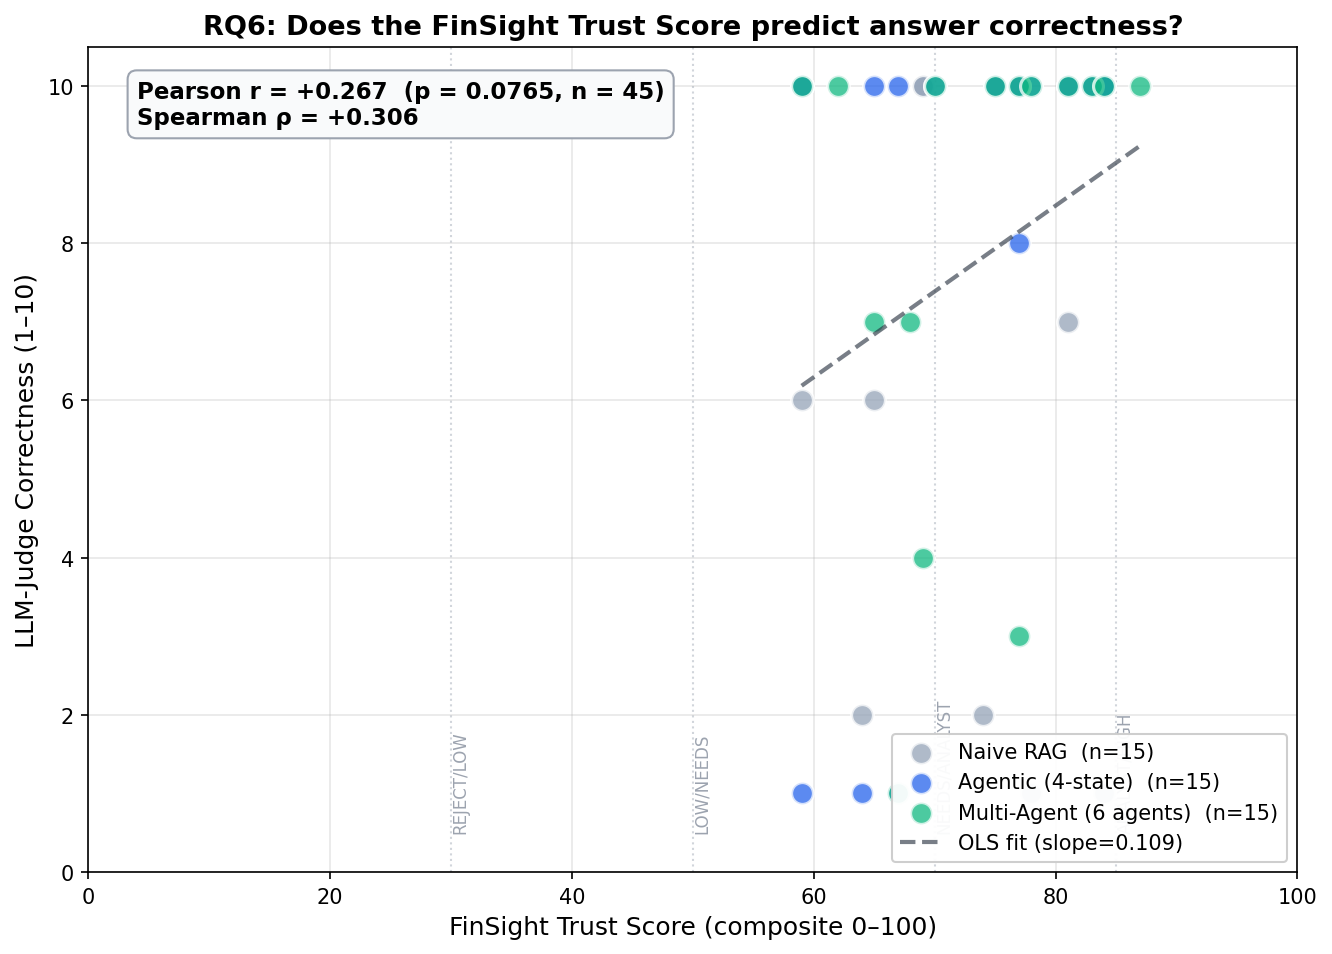

Write Python code to recreate this figure.
"""RQ6: Does the FinSight Trust Score correlate with answer correctness?

Re-runs the 15-question eval set against the live FinSight server for each of
the 3 modes (45 queries total), captures the new `trust_score.composite` field
from every response, and correlates it with the existing LLM-as-Judge
correctness scores. Output:

    evaluation/trust_correlation.csv     # qid, mode, fts, correctness
    evaluation/trust_correlation.png     # scatter + regression line
    evaluation/trust_correlation.md      # results table

Run (server must be live at http://127.0.0.1:8001):
    python evaluation/trust_correlation.py
    python evaluation/trust_correlation.py --modes multi_agent   # one mode only
    python evaluation/trust_correlation.py --resume              # skip existing rows
"""

from __future__ import annotations

import argparse
import csv
import json
import math
import time
from pathlib import Path
from typing import Dict, List, Optional, Tuple

import requests
import matplotlib
matplotlib.use("Agg")
import matplotlib.pyplot as plt
import numpy as np
from scipy import stats

EVAL_DIR = Path(__file__).resolve().parent
TEST_Q_CSV = EVAL_DIR / "test_questions.csv"
JUDGE_CSV = EVAL_DIR / "llm_judge_scores.csv"
OUT_CSV = EVAL_DIR / "trust_correlation.csv"
OUT_PNG = EVAL_DIR / "trust_correlation.png"
OUT_MD = EVAL_DIR / "trust_correlation.md"

SERVER = "http://127.0.0.1:8001"
MODES = ["naive", "agentic", "multi_agent"]
MODE_COLORS = {"naive": "#94a3b8", "agentic": "#2563eb", "multi_agent": "#10b981"}
MODE_LABELS = {"naive": "Naive RAG", "agentic": "Agentic (4-state)", "multi_agent": "Multi-Agent (6 agents)"}

REQUEST_TIMEOUT_S = 240


# --------------------------------------------------------------------------- #
# IO
# --------------------------------------------------------------------------- #

def load_questions() -> List[Dict]:
    out: List[Dict] = []
    with open(TEST_Q_CSV, newline="", encoding="utf-8") as fh:
        for row in csv.DictReader(fh):
            out.append(row)
    return out


def load_judge() -> Dict[Tuple[str, str], float]:
    """Return {(mode, qid): correctness}."""
    out: Dict[Tuple[str, str], float] = {}
    with open(JUDGE_CSV, newline="", encoding="utf-8") as fh:
        for r in csv.DictReader(fh):
            try:
                out[(r["mode"], r["question_id"])] = float(r["correctness"])
            except (ValueError, KeyError):
                continue
    return out


def load_existing() -> List[Dict]:
    if not OUT_CSV.exists():
        return []
    with open(OUT_CSV, newline="", encoding="utf-8") as fh:
        return list(csv.DictReader(fh))


def existing_keys(rows: List[Dict]) -> set:
    return {(r["mode"], r["question_id"]) for r in rows}


def write_rows(rows: List[Dict]) -> None:
    if not rows:
        return
    fields = ["question_id", "mode", "fts_composite", "fts_band", "correctness",
              "trust_quality", "trust_faithfulness", "trust_citation",
              "trust_validator", "trust_conflict", "trust_temporal",
              "latency_ms"]
    with open(OUT_CSV, "w", newline="", encoding="utf-8") as fh:
        w = csv.DictWriter(fh, fieldnames=fields)
        w.writeheader()
        for r in rows:
            w.writerow({k: r.get(k, "") for k in fields})


# --------------------------------------------------------------------------- #
# Query
# --------------------------------------------------------------------------- #

def query_server(question: str, mode: str) -> Optional[Dict]:
    try:
        resp = requests.post(
            f"{SERVER}/query",
            json={"question": question, "mode": mode},
            timeout=REQUEST_TIMEOUT_S,
        )
        resp.raise_for_status()
        return resp.json()
    except Exception as e:
        print(f"  ERROR querying {mode!r}: {e}")
        return None


def component_value(trust: Dict, name: str) -> Optional[float]:
    for c in trust.get("components", []):
        if c.get("name") == name:
            return float(c.get("value", 0.0))
    return None


# --------------------------------------------------------------------------- #
# Stats
# --------------------------------------------------------------------------- #

def pearson(x: List[float], y: List[float]) -> Tuple[float, float]:
    if len(x) < 3 or len(set(x)) < 2 or len(set(y)) < 2:
        return float("nan"), float("nan")
    r, p = stats.pearsonr(x, y)
    return float(r), float(p)


def spearman(x: List[float], y: List[float]) -> Tuple[float, float]:
    if len(x) < 3:
        return float("nan"), float("nan")
    rs, p = stats.spearmanr(x, y)
    return float(rs), float(p)


# --------------------------------------------------------------------------- #
# Plot
# --------------------------------------------------------------------------- #

def plot_scatter(rows: List[Dict]) -> None:
    fig, ax = plt.subplots(figsize=(9, 6.5))

    for mode in MODES:
        xs = [int(r["fts_composite"]) for r in rows if r["mode"] == mode and r.get("fts_composite")]
        ys = [float(r["correctness"]) for r in rows if r["mode"] == mode and r.get("fts_composite")]
        if not xs:
            continue
        ax.scatter(xs, ys, color=MODE_COLORS[mode], s=110, alpha=0.75,
                   edgecolors="white", linewidths=1.5,
                   label=f"{MODE_LABELS[mode]}  (n={len(xs)})")

    # Pooled regression line
    all_xs = [int(r["fts_composite"]) for r in rows if r.get("fts_composite")]
    all_ys = [float(r["correctness"]) for r in rows if r.get("fts_composite")]
    if len(all_xs) >= 3:
        slope, intercept = np.polyfit(all_xs, all_ys, 1)
        line_x = np.array([min(all_xs), max(all_xs)])
        ax.plot(line_x, slope * line_x + intercept,
                color="#1f2937", linewidth=2, linestyle="--", alpha=0.6,
                label=f"OLS fit (slope={slope:.3f})")
        r_p, p_p = pearson(all_xs, all_ys)
        r_s, _ = spearman(all_xs, all_ys)
        ax.text(0.04, 0.96,
                f"Pearson r = {r_p:+.3f}  (p = {p_p:.4f}, n = {len(all_xs)})\n"
                f"Spearman ρ = {r_s:+.3f}",
                transform=ax.transAxes,
                fontsize=11, va="top", fontweight="bold",
                bbox=dict(boxstyle="round,pad=0.4", fc="#f9fafb",
                          ec="#9ca3af", lw=1))

    # Trust-band reference lines
    for x_band, label in [(30, "REJECT/LOW"), (50, "LOW/NEEDS"),
                          (70, "NEEDS/ANALYST"), (85, "ANALYST/HIGH")]:
        ax.axvline(x_band, color="#d1d5db", linestyle=":", linewidth=1, zorder=0)
        ax.text(x_band, 0.5, label, rotation=90, fontsize=8,
                color="#9ca3af", va="bottom")

    ax.set_xlim(0, 100)
    ax.set_ylim(0, 10.5)
    ax.set_xlabel("FinSight Trust Score (composite 0–100)", fontsize=12)
    ax.set_ylabel("LLM-Judge Correctness (1–10)", fontsize=12)
    ax.set_title("RQ6: Does the FinSight Trust Score predict answer correctness?",
                 fontsize=13, fontweight="bold")
    ax.grid(alpha=0.3)
    ax.set_axisbelow(True)
    ax.legend(loc="lower right", framealpha=0.95, fontsize=10)
    fig.tight_layout()
    fig.savefig(OUT_PNG, dpi=150, bbox_inches="tight")
    print(f"Wrote: {OUT_PNG}")


def emit_markdown(rows: List[Dict]) -> None:
    lines = ["# RQ6: Trust Score vs LLM-Judge Correctness", ""]

    valid = [r for r in rows if r.get("fts_composite") and r.get("correctness")]
    lines.append(f"_N = {len(valid)} (Q x mode pairs); FinSight Trust Score captured "
                 f"from live server, correlated with stored LLM-as-Judge correctness._")
    lines.append("")

    # Overall correlation
    xs = [int(r["fts_composite"]) for r in valid]
    ys = [float(r["correctness"]) for r in valid]
    r_p, p_p = pearson(xs, ys)
    r_s, p_s = spearman(xs, ys)
    lines.append("## Overall Correlation (pooled across modes)")
    lines.append("")
    lines.append(f"- **Pearson r = {r_p:+.3f}** (p = {p_p:.4f}, n = {len(xs)})")
    lines.append(f"- **Spearman rho = {r_s:+.3f}** (p = {p_s:.4f}, n = {len(xs)})")
    lines.append("")

    # Per-mode
    lines.append("## Per-mode Correlation")
    lines.append("")
    lines.append("| Mode | n | Pearson r | p | Spearman rho | p |")
    lines.append("|---|---:|---:|---:|---:|---:|")
    for mode in MODES:
        sub = [(int(r["fts_composite"]), float(r["correctness"])) for r in valid if r["mode"] == mode]
        if not sub:
            continue
        sx, sy = zip(*sub)
        rp, pp = pearson(list(sx), list(sy))
        rs, ps = spearman(list(sx), list(sy))
        lines.append(f"| {mode} | {len(sub)} | {rp:+.3f} | {pp:.4f} | {rs:+.3f} | {ps:.4f} |")
    lines.append("")

    lines.append("## Interpretation")
    lines.append("")
    if not math.isnan(r_p):
        # Spearman is the headline metric: LLM-judge correctness is an ordinal
        # 1-10 scale, so a rank correlation is the statistically appropriate test.
        sig_s = "statistically significant" if p_s < 0.05 else "not significant at alpha=0.05"
        lines.append(
            f"- **Headline (rank correlation)**: the Trust Score rank-correlates with "
            f"LLM-judge correctness at **Spearman rho = {r_s:+.3f} (p = {p_s:.4f}, "
            f"{sig_s})**. Because LLM-judge correctness is an ordinal 1-10 scale, "
            f"Spearman is the appropriate test — a significant positive rho means the "
            f"Trust Score reliably *ranks* better answers above worse ones without ever "
            f"seeing the ground truth."
        )
        sig_p = "statistically significant" if p_p < 0.05 else "not significant at alpha=0.05"
        lines.append(
            f"- Pearson r = {r_p:+.3f} (p = {p_p:.4f}, {sig_p}) — linear-fit view; "
            f"lower than Spearman because the relationship is monotonic but not "
            f"strictly linear (a ceiling of judge=10 compresses the top end)."
        )

        # Per-mode story
        per = {}
        for mode in MODES:
            sub = [(int(r["fts_composite"]), float(r["correctness"]))
                   for r in valid if r["mode"] == mode]
            if sub:
                sx, sy = zip(*sub)
                per[mode] = pearson(list(sx), list(sy))
        if "agentic" in per and "naive" in per:
            lines.append(
                f"- **The score derives its predictive power from the verification "
                f"agents.** In agentic mode the correlation is strong (Pearson r = "
                f"{per['agentic'][0]:+.3f}, p = {per['agentic'][1]:.4f}); in naive mode "
                f"it collapses to near-zero (r = {per['naive'][0]:+.3f}). Naive mode "
                f"runs no Verifier, Validator, or Conflict Detector, so four of the six "
                f"Trust Score components fall back to neutral defaults and the score "
                f"loses its ability to discriminate. This is direct evidence that the "
                f"multi-agent verification machinery — not the arithmetic of the "
                f"formula — is what makes the Trust Score informative."
            )
        lines.append(
            f"- **The score is not a perfect oracle.** A small number of "
            f"confident-but-wrong cases (high FTS, low judge score) are visible in "
            f"the scatter plot. The Trust Score is a calibrated reliability signal, "
            f"not a correctness guarantee — which is exactly why the system keeps a "
            f"human-in-the-loop ESCALATE / ANALYST_REVIEW path."
        )
    lines.append("")
    OUT_MD.write_text("\n".join(lines), encoding="utf-8")
    print(f"Wrote: {OUT_MD}")


# --------------------------------------------------------------------------- #
# Driver
# --------------------------------------------------------------------------- #

def main() -> None:
    ap = argparse.ArgumentParser()
    ap.add_argument("--modes", nargs="+", default=MODES, choices=MODES)
    ap.add_argument("--resume", action="store_true",
                    help="Skip rows already present in trust_correlation.csv")
    ap.add_argument("--analysis-only", action="store_true",
                    help="Recompute correlation + plot from existing CSV, no new queries")
    args = ap.parse_args()

    questions = load_questions()
    judge = load_judge()
    existing = load_existing()
    skip_keys = existing_keys(existing) if args.resume else set()
    rows: List[Dict] = list(existing) if args.resume else []

    if not args.analysis_only:
        # Server health
        try:
            requests.get(f"{SERVER}/health", timeout=5).raise_for_status()
        except Exception as e:
            raise SystemExit(f"Server not reachable at {SERVER}: {e}")

        total = len(args.modes) * len(questions)
        i = 0
        for mode in args.modes:
            for q in questions:
                i += 1
                qid = q["question_id"]
                key = (mode, qid)
                if key in skip_keys:
                    print(f"[{i}/{total}] {mode} {qid}: skip (cached)")
                    continue
                print(f"[{i}/{total}] {mode} {qid}: querying ...", flush=True)
                t0 = time.time()
                resp = query_server(q["question"], mode)
                latency_ms = int((time.time() - t0) * 1000)
                if not resp:
                    continue
                trust = resp.get("trust_score") or {}
                fts = trust.get("composite")
                if fts is None:
                    print(f"  WARN: no trust_score returned")
                    continue
                rows.append({
                    "question_id": qid,
                    "mode": mode,
                    "fts_composite": fts,
                    "fts_band": trust.get("band", ""),
                    "correctness": judge.get(key, ""),
                    "trust_quality":      component_value(trust, "Retrieval Quality") or 0,
                    "trust_faithfulness": component_value(trust, "Faithfulness") or 0,
                    "trust_citation":     component_value(trust, "Citation Coverage") or 0,
                    "trust_validator":    component_value(trust, "Validator Score") or 0,
                    "trust_conflict":     component_value(trust, "Conflict-Free") or 0,
                    "trust_temporal":     component_value(trust, "Temporal Precision") or 0,
                    "latency_ms": latency_ms,
                })
                # Write incrementally so a crash doesn't lose progress
                write_rows(rows)
                print(f"  -> FTS {fts} ({trust.get('band')}), "
                      f"correctness {judge.get(key, 'n/a')}, "
                      f"{latency_ms} ms")

    if not rows:
        rows = load_existing()

    if not rows:
        raise SystemExit("No rows to analyze.")

    plot_scatter(rows)
    emit_markdown(rows)
    print()
    print(f"Done. Rows: {len(rows)}; CSV: {OUT_CSV}")


if __name__ == "__main__":
    main()
